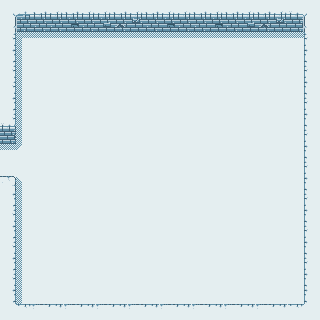

A 2D game scene composited from a Tiled map and its tileset images. What follows is a short description and the map's XML, with every tile layer's data as written:
An orthogonal 20x20 tile map with 16x16 px tiles, 4 tile layers (floor, shadow, wall1, wall2).

<map version="1.0" tiledversion="1.0.3" orientation="orthogonal" renderorder="right-down" width="20" height="20" tilewidth="16" tileheight="16" nextobjectid="1">
 <tileset firstgid="1" name="sampletileset" tilewidth="16" tileheight="16" tilecount="256" columns="16">
  <image source="sampletileset.png" width="256" height="256" />
 </tileset>
 <layer name="floor" width="20" height="20">
  <data encoding="csv">
21,21,21,21,21,21,21,21,21,21,21,21,21,21,21,21,21,21,21,21,
21,21,21,21,21,21,21,21,21,21,21,21,21,21,21,21,21,21,21,21,
21,21,21,21,21,21,21,21,21,21,21,21,21,21,21,21,21,21,21,21,
21,21,21,21,21,21,21,21,21,21,21,21,21,21,21,21,21,21,21,21,
21,21,21,21,21,21,21,21,21,21,21,21,21,21,21,21,21,21,21,21,
21,21,21,21,21,21,21,21,21,21,21,21,21,21,21,21,21,21,21,21,
21,21,21,21,21,21,21,21,21,21,21,21,21,21,21,21,21,21,21,21,
21,21,21,21,21,21,21,21,21,21,21,21,21,21,21,21,21,21,21,21,
21,21,21,21,21,21,21,21,21,21,21,21,21,21,21,21,21,21,21,21,
21,21,21,21,21,21,21,21,21,21,21,21,21,21,21,21,21,21,21,21,
21,21,21,21,21,21,21,21,21,21,21,21,21,21,21,21,21,21,21,21,
21,21,21,21,21,21,21,21,21,21,21,21,21,21,21,21,21,21,21,21,
21,21,21,21,21,21,21,21,21,21,21,21,21,21,21,21,21,21,21,21,
21,21,21,21,21,21,21,21,21,21,21,21,21,21,21,21,21,21,21,21,
21,21,21,21,21,21,21,21,21,21,21,21,21,21,21,21,21,21,21,21,
21,21,21,21,21,21,21,21,21,21,21,21,21,21,21,21,21,21,21,21,
21,21,21,21,21,21,21,21,21,21,21,21,21,21,21,21,21,21,21,21,
21,21,21,21,21,21,21,21,21,21,21,21,21,21,21,21,21,21,21,21,
21,21,21,21,21,21,21,21,21,21,21,21,21,21,21,21,21,21,21,21,
21,21,21,21,21,21,21,21,21,21,21,21,21,21,21,21,21,21,21,21
</data>
 </layer>
 <layer name="shadow" width="20" height="20">
  <data encoding="csv">
0,0,0,0,0,0,0,0,0,0,0,0,0,0,0,0,0,0,0,0,
0,0,0,0,0,0,0,0,0,0,0,0,0,0,0,0,0,0,0,0,
0,33,34,34,34,34,34,34,34,34,34,34,34,34,34,34,34,34,34,0,
0,49,0,0,0,0,0,0,0,0,0,0,0,0,0,0,0,0,0,0,
0,49,0,0,0,0,0,0,0,0,0,0,0,0,0,0,0,0,0,0,
0,49,0,0,0,0,0,0,0,0,0,0,0,0,0,0,0,0,0,0,
0,49,0,0,0,0,0,0,0,0,0,0,0,0,0,0,0,0,0,0,
0,49,0,0,0,0,0,0,0,0,0,0,0,0,0,0,0,0,0,0,
0,49,0,0,0,0,0,0,0,0,0,0,0,0,0,0,0,0,0,0,
34,37,0,0,0,0,0,0,0,0,0,0,0,0,0,0,0,0,0,0,
0,0,0,0,0,0,0,0,0,0,0,0,0,0,0,0,0,0,0,0,
0,50,0,0,0,0,0,0,0,0,0,0,0,0,0,0,0,0,0,0,
0,49,0,0,0,0,0,0,0,0,0,0,0,0,0,0,0,0,0,0,
0,49,0,0,0,0,0,0,0,0,0,0,0,0,0,0,0,0,0,0,
0,49,0,0,0,0,0,0,0,0,0,0,0,0,0,0,0,0,0,0,
0,49,0,0,0,0,0,0,0,0,0,0,0,0,0,0,0,0,0,0,
0,49,0,0,0,0,0,0,0,0,0,0,0,0,0,0,0,0,0,0,
0,49,0,0,0,0,0,0,0,0,0,0,0,0,0,0,0,0,0,0,
0,49,0,0,0,0,0,0,0,0,0,0,0,0,0,0,0,0,0,0,
0,0,0,0,0,0,0,0,0,0,0,0,0,0,0,0,0,0,0,0
</data>
 </layer>
 <layer name="wall1" width="20" height="20">
  <data encoding="csv">
10,1,2,3,2,3,3,2,3,2,3,3,2,3,2,3,2,3,4,11,
26,17,23,23,19,18,24,7,8,18,19,23,23,19,18,24,7,8,20,27,
42,0,0,0,0,0,0,0,0,0,0,0,0,0,0,0,0,0,0,43,
58,0,0,0,0,0,0,0,0,0,0,0,0,0,0,0,0,0,0,59,
42,0,0,0,0,0,0,0,0,0,0,0,0,0,0,0,0,0,0,43,
42,0,0,0,0,0,0,0,0,0,0,0,0,0,0,0,0,0,0,59,
58,0,0,0,0,0,0,0,0,0,0,0,0,0,0,0,0,0,0,43,
42,0,0,0,0,0,0,0,0,0,0,0,0,0,0,0,0,0,0,59,
58,0,0,0,0,0,0,0,0,0,0,0,0,0,0,0,0,0,0,0,
0,0,0,0,0,0,0,0,0,0,0,0,0,0,0,0,0,0,0,0,
0,0,0,0,0,0,0,0,0,0,0,0,0,0,0,0,0,0,0,0,
41,0,0,0,0,0,0,0,0,0,0,0,0,0,0,0,0,0,0,0,
58,0,0,0,0,0,0,0,0,0,0,0,0,0,0,0,0,0,0,43,
42,0,0,0,0,0,0,0,0,0,0,0,0,0,0,0,0,0,0,59,
58,0,0,0,0,0,0,0,0,0,0,0,0,0,0,0,0,0,0,43,
42,0,0,0,0,0,0,0,0,0,0,0,0,0,0,0,0,0,0,59,
58,0,0,0,0,0,0,0,0,0,0,0,0,0,0,0,0,0,0,43,
42,0,0,0,0,0,0,0,0,0,0,0,0,0,0,0,0,0,0,59,
58,0,0,0,0,0,0,0,0,0,0,0,0,0,0,0,0,0,0,59,
0,73,56,57,56,57,56,57,56,57,56,57,56,57,56,57,56,57,73,0
</data>
 </layer>
 <layer name="wall2" width="20" height="20">
  <data encoding="csv">
0,0,0,0,0,0,0,0,0,0,0,0,0,0,0,0,0,0,0,0,
0,0,0,0,0,0,0,0,0,0,0,0,0,0,0,0,0,0,0,0,
0,0,0,0,0,0,0,0,0,0,0,0,0,0,0,0,0,0,0,0,
0,0,0,0,0,0,0,0,0,0,0,0,0,0,0,0,0,0,0,0,
0,0,0,0,0,0,0,0,0,0,0,0,0,0,0,0,0,0,0,0,
0,0,0,0,0,0,0,0,0,0,0,0,0,0,0,0,0,0,0,0,
0,0,0,0,0,0,0,0,0,0,0,0,0,0,0,0,0,0,0,0,
9,0,0,0,0,0,0,0,0,0,0,0,0,0,0,0,0,0,0,0,
25,0,0,0,0,0,0,0,0,0,0,0,0,0,0,0,0,0,0,43,
0,0,0,0,0,0,0,0,0,0,0,0,0,0,0,0,0,0,0,59,
0,0,0,0,0,0,0,0,0,0,0,0,0,0,0,0,0,0,0,43,
0,0,0,0,0,0,0,0,0,0,0,0,0,0,0,0,0,0,0,59,
0,0,0,0,0,0,0,0,0,0,0,0,0,0,0,0,0,0,0,0,
0,0,0,0,0,0,0,0,0,0,0,0,0,0,0,0,0,0,0,0,
0,0,0,0,0,0,0,0,0,0,0,0,0,0,0,0,0,0,0,0,
0,0,0,0,0,0,0,0,0,0,0,0,0,0,0,0,0,0,0,0,
0,0,0,0,0,0,0,0,0,0,0,0,0,0,0,0,0,0,0,0,
0,0,0,0,0,0,0,0,0,0,0,0,0,0,0,0,0,0,0,0,
0,0,0,0,0,0,0,0,0,0,0,0,0,0,0,0,0,0,0,0,
0,0,0,0,0,0,0,0,0,0,0,0,0,0,0,0,0,0,0,0
</data>
 </layer>
</map>
